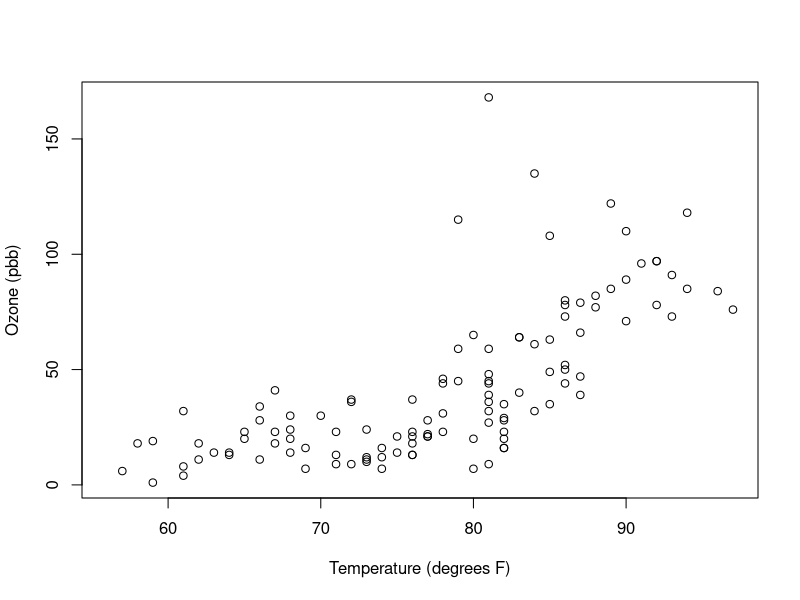

Generate this figure with R:
## ---- chunk 1
a <- c(1, 2, 3, 4, 5)
b <- 1:5
c <- c("blue", "orange", "red")
d <- c(T, T, T, T)
e <- c("1", 2, 3)
f <- c(7, NA, NA, 5 , 3)
g <- c(7, "NA", "NA", 5 , 3)
h <- c()
## ---- chunk 2
a
class(a)
## ---- chunk 3
b
class(b)
## ---- chunk 4
c
class(c)
## ---- chunk 5
d
class(d)
## ---- chunk 6
e
class(e)
## ---- chunk 7
f
class(f)
## ---- chunk 8
g
class(g)
## ---- chunk 9
h
class(h)
## ---- chunk 10
vector_of_squares <- as.integer((1:100) * (1:100))
vector_of_squares[1:5]
sum(vector_of_squares)
## ---- chunk 11
head(rivers)
## ---- chunk 12
# mean of river lengths
mean(rivers)
# standard deviation of river lengths
sd(rivers)
## ---- chunk 13
# Longest river length
max(rivers)
# shortest river length
min(rivers)
## ---- chunk 14
# Number of rivers with length greater than 1000
sum(rivers > 1000)
## ---- chunk 15
# Percentage of rivers in the "rivers" dataset with length greater than 1000
(sum(rivers > 1000) / length(rivers)) * 100
## ---- chunk 16
head(airquality)
## ---- chunk 17
Ozone1 <- airquality$Ozone
## ---- chunk 18
# remove NAs from Ozone1 and store in Ozone2
Ozone2 <- Ozone1[!is.na(Ozone1)]
# Count of NAs Removed
length(Ozone1) - length (Ozone2)
## ---- chunk 19
min(Ozone2)
median(Ozone2)
mean(Ozone2)
max(Ozone2)
sd(Ozone2)
## ---- chunk 20
# This is to test behavior of min median mean and max for datasets with NA
min(Ozone1)
median(Ozone1)
mean(Ozone1)
max(Ozone1)
## ---- chunk 21
summary(airquality$Ozone)
## ---- chunk 22
sd(airquality$Ozone)
## ---- chunk 23
sd(airquality$Ozone, na.rm = TRUE)
## ---- chunk 24
plot(y = airquality$Ozone, x = airquality$Temp,
     ylab = "Ozone (pbb)", xlab = "Temperature (degrees F)")
